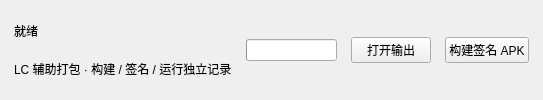
       <widget class="QFrame" name="footer">
        <layout class="QHBoxLayout" name="footerLayout">
         <property name="leftMargin">
          <number>14</number>
         </property>
         <property name="topMargin">
          <number>14</number>
         </property>
         <property name="rightMargin">
          <number>14</number>
         </property>
         <property name="bottomMargin">
          <number>14</number>
         </property>
         <property name="spacing">
          <number>14</number>
         </property>
         <item>
          <widget class="QWidget" name="statusPart">
           <layout class="QVBoxLayout" name="statusLayout">
            <property name="leftMargin">
             <number>0</number>
            </property>
            <property name="topMargin">
             <number>0</number>
            </property>
            <property name="rightMargin">
             <number>0</number>
            </property>
            <property name="bottomMargin">
             <number>0</number>
            </property>
            <property name="spacing">
             <number>4</number>
            </property>
            <item>
             <widget class="QLabel" name="statusLabel">
              <property name="text">
               <string>就绪</string>
              </property>
              <property name="wordWrap">
               <bool>false</bool>
              </property>
             </widget>
            </item>
            <item>
             <widget class="QLabel" name="statusHint">
              <property name="text">
               <string>LC 辅助打包 · 构建 / 签名 / 运行独立记录</string>
              </property>
              <property name="wordWrap">
               <bool>false</bool>
              </property>
             </widget>
            </item>
           </layout>
          </widget>
         </item>
         <item>
          <widget class="QProgressBar" name="taskProgress">
           <property name="maximumWidth">
            <number>120</number>
           </property>
           <property name="textVisible">
            <bool>false</bool>
           </property>
          </widget>
         </item>
         <item>
          <widget class="QPushButton" name="revealButton">
           <property name="text">
            <string>打开输出</string>
           </property>
          </widget>
         </item>
         <item>
          <widget class="QPushButton" name="buildButton">
           <property name="text">
            <string>构建签名 APK</string>
           </property>
          </widget>
         </item>
        </layout>
       </widget>
